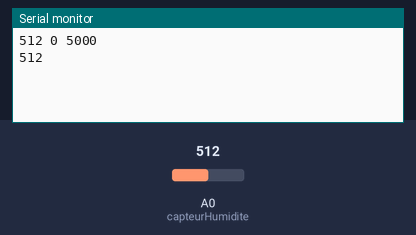
A sketch run on a simulated Arduino Uno, built with avr-gcc and run on an emulated ATmega328P. Shown: the last lines printed to the serial monitor. The inputs (shaded band) are chosen by the test bench; at power-on: A0 (capteurHumidite) = 512.

Above: at 5.8 s.
5.9 s: A0 (capteurHumidite) set to 716
At 11.2 s:
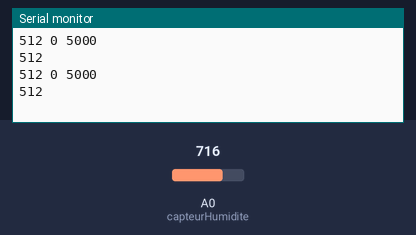
11.9 s: A0 (capteurHumidite) set to 900
At 16.3 s:
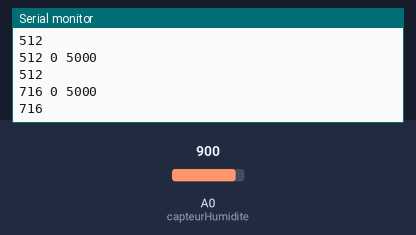
Timing chart, 0 to 17.8 s (numbered marks = the images above; inputs shaded):
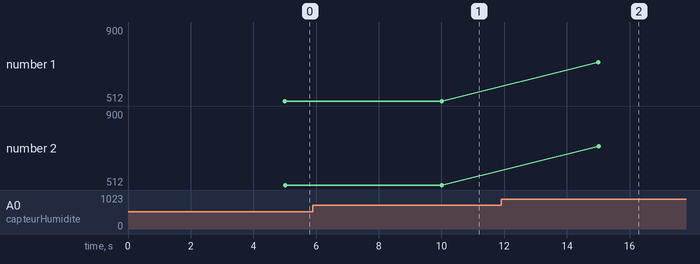

The sketch:

arrosageBonsai.ino
```cpp
const int capteurHumidite = A0;
const int lumiere = 13;
const int MAX = 720;
const int WINDOW = 5000;

void setup() {
  pinMode(lumiere, OUTPUT);
  Serial.begin(9600);
}

void calcPct(int val, int& onT, int& offT){

  if(val>300)
  {
    onT = 0;
    offT = WINDOW;
    return;
  }

  float pct = (float)val / 300.0;

  offT = (int)(WINDOW * pct);
  onT = WINDOW - offT;
}

void afficheHumidite(int lum, int val){

  int timeOff, timeOn;

  calcPct(val, timeOn, timeOff);

  digitalWrite(lum, HIGH);
  delay(timeOn);
  digitalWrite(lum, LOW);
  delay(timeOff);

  Serial.print(val);
  Serial.print(" ");
  Serial.print(timeOn);
  Serial.print(" ");
  Serial.println(timeOff);
}

void loop() {
  int humidite = analogRead(capteurHumidite);

  afficheHumidite(lumiere, humidite);

  Serial.println(humidite);
}
```

Measured:
- plotted number 1: 512 → 900 after the input at 11.9 s
- plotted number 2: 512 → 900 after the input at 11.9 s
